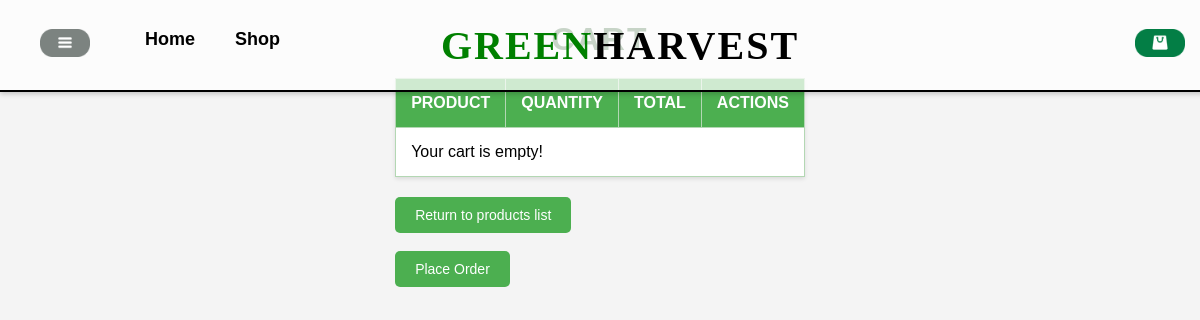
The app's page /view/frontoff/displaypanier.php, older data.
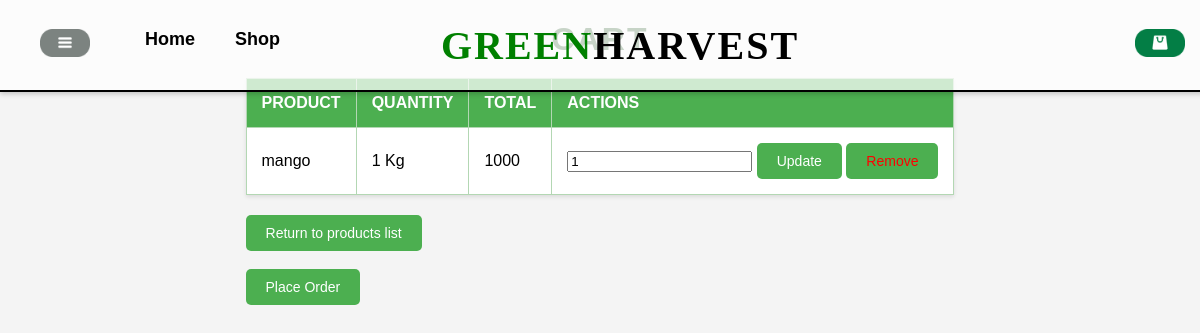
The same page, newer data.
### tables this page shows
CREATE TABLE `panier` (
  `idpanier` int(11) NOT NULL,
  `quantity` int(11) NOT NULL,
  `prixtotal` float NOT NULL,
  `iduser` int(11) NOT NULL,
  `idcommande` int(11) DEFAULT NULL,
  `id_product` int(11) DEFAULT NULL
);

CREATE TABLE `products` (
  `id_product` int(11) NOT NULL,
  `id_farmer` int(11) NOT NULL,
  `id_categorie` int(11) NOT NULL,
  `name_product` varchar(100) NOT NULL,
  `product_price` decimal(10,2) NOT NULL,
  `quantite` decimal(10,2) NOT NULL,
  `product_image` varchar(255) DEFAULT NULL
);

### view/frontoff/displaypanier.php (the view, shortened to what this page needs)
<?php
$servername = "localhost";
$username = "root";
$password = "";
$dbname = "final";
try {
    $conn = new PDO("mysql:host=$servername;dbname=$dbname", $username, $password);
    $conn->setAttribute(PDO::ATTR_ERRMODE, PDO::ERRMODE_EXCEPTION);
    $stmt = $conn->prepare("SELECT name_product, idpanier, quantity, prixtotal, iduser, idcommande, p.id_product FROM panier p, products pro WHERE p.id_product=pro.id_product");
    $stmt->execute();
    $panier = $stmt->fetchAll(PDO::FETCH_ASSOC);
} catch (PDOException $e) {
    die("Connection failed: " . $e->getMessage());
}
?>
<!DOCTYPE html>
<html lang="en">
<head>
    <link href="cart.css" rel="stylesheet">
    <link href="front.css" rel="stylesheet">
</head>
<body>
<div id="main-content">
    <header id="header">
        <div class="header-content">
            <div class="left-content">
                <a href="#" class="logo-link">
                    <img src="Group 6.png" alt="Group 6 Logo" class="logo-img">
                </a>
                <a href="home.html" class="link">Home</a>
                <div class="dropdown">
                    <a href="../backoff/eventacc.php" class="link">Shop</a>
                </div>
            </div>
            <div class="logo">
                <h1><span class="green">Green</span><span class="harvest">Harvest</span></h1>
            </div>
            <div class="right-content">
                <a href="displaypanier.php" class="logo-link">
                    <img src="Group 7.png" alt="Group 7 Logo" class="logo-img">
                </a>
            </div>
        </div>
    </header>
    <h1>Cart</h1>
    <table>
        <thead>
            <tr>
                <th>Product</th>
                <th>Quantity</th>
                <th>Total</th>
                <th>Actions</th>
            </tr>
        </thead>
        <tbody>
            <?php if (!empty($panier)): ?>
                <?php foreach ($panier as $row): ?>
                    <tr>
                        <td><?php echo htmlspecialchars($row['name_product']); ?></td>
                        <td><?php echo htmlspecialchars($row['quantity']); ?> Kg</td>
                        <td><?php echo htmlspecialchars($row['prixtotal']); ?> </td>
                        <td>
                            <form action="displaypanier.php" method="post" style="display:inline;">
                                <input type="number" name="quantity" value="<?php echo htmlspecialchars($row['quantity']); ?>" min="1" >
                                <button type="submit">Update</button>
                            </form>
                            <form action="displaypanier.php" method="post" style="display:inline;">
                                <button type="submit" style="color: red;">Remove</button>
                            </form>
                        </td>
                    </tr>
                <?php endforeach; ?>
            <?php else: ?>
                <tr>
                    <td colspan="4">Your cart is empty!</td>
                </tr>
            <?php endif; ?>
        </tbody>
    </table>
    <a href="afficheproducts.php"><button id="rtpl">Return to products list</button></a>
    <br>
    <br>
    <a href="viewcart.php?user_id=1"><button>Place Order</button></a>
</div>
</body>
</html>

Row changes from the older to the newer data that the page shows:
added panier: id_product.name_product "mango", quantity "1", prixtotal "1000"
Text that changed along with them:
text no longer shown: "Your cart is empty!"
